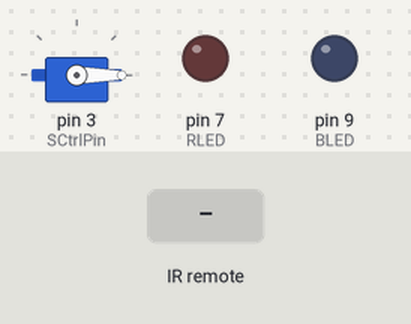
This sketch was run on a simulated Arduino Uno, built with avr-gcc and run on an emulated ATmega328P. On the bench: servo, output pins drawn as LEDs (lit = HIGH). The inputs (shaded band) are chosen by the test bench.

Above: at 1.2 s.
1.3 s: infrared code 0x873 received
At 3.0 s:
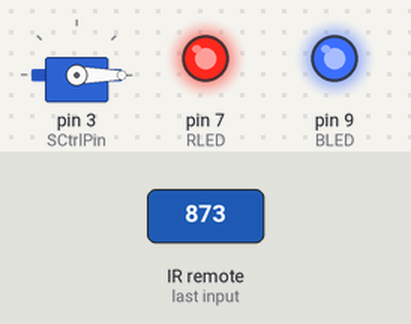
3.3 s: infrared code 0x85B received
5.0 s: infrared code 0x859 received
At 5.6 s:
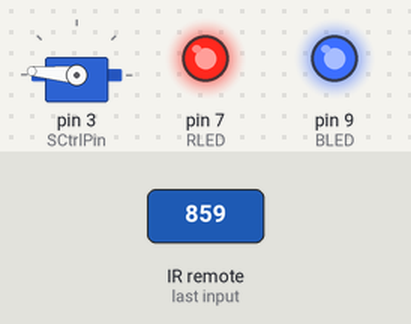
6.5 s: infrared code 0x85C received
At 7.7 s:
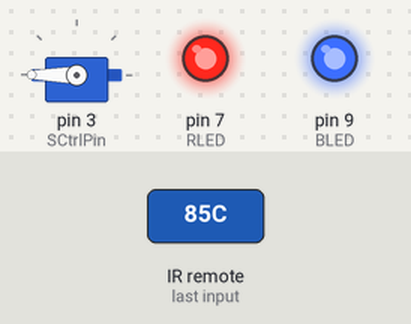
8.0 s: infrared code 0x871 received
At 9.1 s:
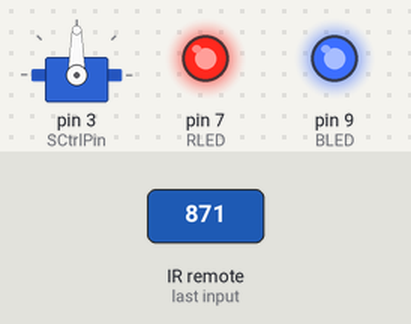
9.5 s: infrared code 0x858 received
At 10.2 s:
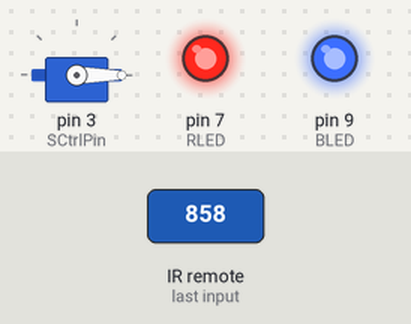
Timing chart, 0 to 12.0 s (numbered marks = the images above; inputs shaded):
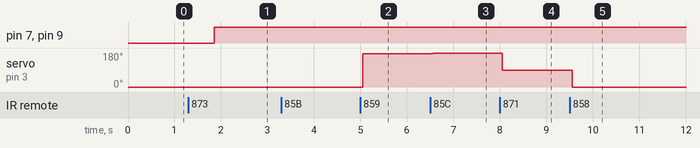

The sketch:

IR_REMOTE.ino
```cpp
#include <IRremote.h>
#include <Servo.h>
int Remote=5;
int SPos;
int SCtrlPin=3;
int Speed;
int RLED=7;
int BLED=9;
IRrecv irrecv(Remote);
decode_results results;
Servo Intensity;

void setup() {

irrecv.enableIRIn();
Intensity.attach(SCtrlPin);
SPos=0;
Speed=0;
pinMode(RLED,OUTPUT);
pinMode(BLED,OUTPUT);

}

void loop() {

Intensity.write(SPos);

if(Speed==0){
  digitalWrite(BLED,LOW);
    digitalWrite(RLED,LOW);
}else{digitalWrite(BLED,HIGH);digitalWrite(RLED,HIGH);}

if(irrecv.decode(&results)){
  Serial.println(results.value,HEX);
  delay(50);
  switch(results.value){


case 0x73:
  if(Speed==0){
    Speed=1;
        delay(500);
                    break;}else{
                                  Speed=0;
                                      delay(500);
                                        break;}

case 0x873:
  if(Speed==0){
              Speed=1;
                  delay(500);
                    break;}else{
                                  Speed=0;
                                      delay(500);
                                        break;}


       case 0x85B:
    if(SPos>=5&&Speed==0){
     SPos=SPos-5;

          break;}
              if(SPos>=5 && Speed==1){
                   SPos=SPos-10;
                          break;}
      if(SPos<=5){digitalWrite(RLED,HIGH);delay(200);digitalWrite(RLED,LOW); break;}


       case 0x5B:
    if(SPos>=5&&Speed==0){
     SPos=SPos-5;
          break;}

              if(SPos>=5&&Speed==1){
                   SPos=SPos-10;
                          break;}
      if(SPos<=5){digitalWrite(RLED,HIGH);delay(200);digitalWrite(RLED,LOW); break;}


    case 0x85C:
      if(SPos<=175&&Speed==0){
        SPos=SPos+5;
    break;}

          if(SPos<=175&&Speed==1){
        SPos=SPos+10;
    break;}

    if(SPos>=175){digitalWrite(BLED,HIGH);delay(200);digitalWrite(BLED,LOW); break;}


       case 0x5C:
      if(SPos<=175&&Speed==0){
        SPos=SPos+5;
    break;}

          if(SPos<=175&&Speed==1){
        SPos=SPos+10;
    break;}

    if(SPos>=175){digitalWrite(BLED,HIGH);delay(200);digitalWrite(BLED,LOW); break;}

    case 0x859:
      SPos=175;
      break;

      case 0x59:
      SPos=175;
      break;

      case 0x858:
      SPos=0;
      break;

      case 0x58:
      SPos=0;
      break;

      case 0x871:
      SPos=90;
      break;

      case 0x71:
      SPos=90;
      break;

  }
  irrecv.resume();
}
}
```

Measured:
- after the input at 1.3 s, pin 7 (RLED), pin 9 (BLED): LOW → HIGH after 0.55 s
- after the input at 5.0 s, servo on pin 3 (SCtrlPin): 0° → 175° after 0.05 s
- after the input at 6.5 s, servo on pin 3 (SCtrlPin): 175° → 180° after 0.05 s
- after the input at 8.0 s, servo on pin 3 (SCtrlPin): 180° → 90° after 0.05 s
- after the input at 9.5 s, servo on pin 3 (SCtrlPin): 90° → 0° after 0.05 s
